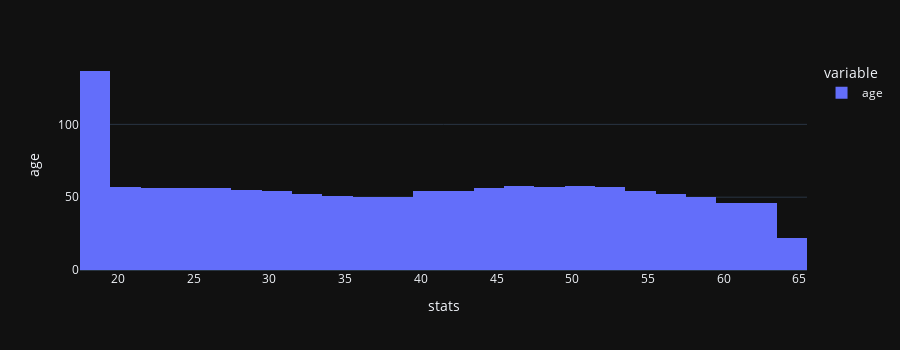
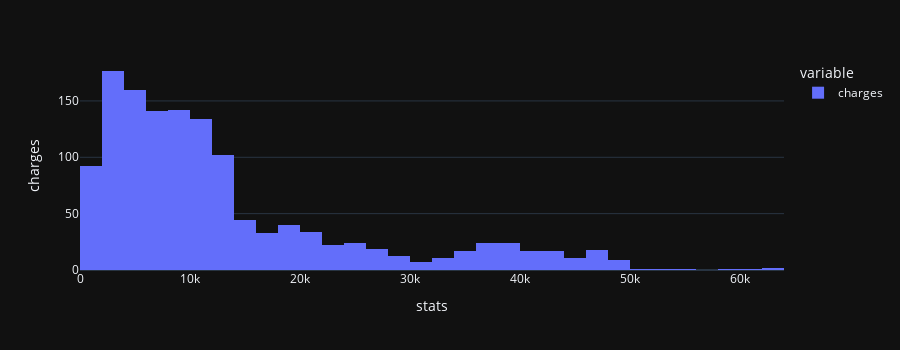
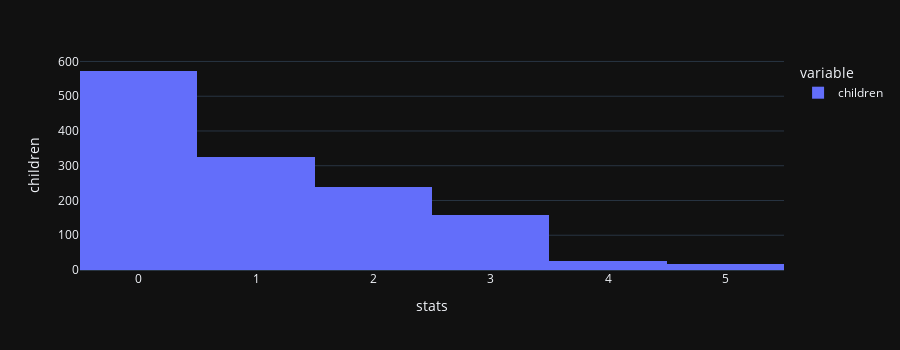
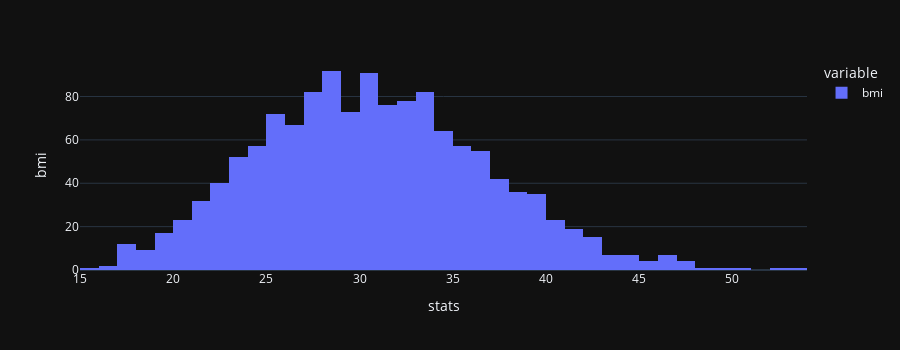

Write notebook code for charts like these, in order.
### Code cell
# titles = ["mean", "std", "mode", "min", "25%", "50%", "75%", "max"]

fig  = px.histogram(data.age, height=350)
fig.update_layout(xaxis_title="stats", yaxis_title="age")
fig.show()

fig  = px.histogram(data.charges, height=350)
fig.update_layout(xaxis_title="stats", yaxis_title="charges")
fig.show()

fig  = px.histogram(data.children, height=350)
fig.update_layout(xaxis_title="stats", yaxis_title="children")
fig.show()

fig  = px.histogram(data.bmi, height=350)
fig.update_layout(xaxis_title="stats", yaxis_title="bmi")
fig.show()

### Figure 1 — Plotly figure (JSON) as saved in the notebook; plotly's stock layout.template omitted (floating-point values rounded to 4 significant figures; data arrays with more than 128 entries replaced by an {"elided": "..."} marker saying what was removed)
{"data": [{"alignmentgroup": "True", "bingroup": "x", "hovertemplate": "variable=age<br>value=%{x}<br>count=%{y}<extra></extra>", "legendgroup": "age", "marker": {"color": "#636efa", "pattern": {"shape": ""}}, "name": "age", "offsetgroup": "age", "orientation": "v", "showlegend": true, "x": {"elided": "1338 int values"}, "xaxis": "x", "yaxis": "y", "type": "histogram"}], "layout": {"xaxis": {"anchor": "y", "domain": [0.0, 1.0], "title": {"text": "stats"}}, "yaxis": {"anchor": "x", "domain": [0.0, 1.0], "title": {"text": "age"}}, "legend": {"title": {"text": "variable"}, "tracegroupgap": 0}, "margin": {"t": 60}, "barmode": "relative", "height": 350}}

### Figure 2 — Plotly figure (JSON) as saved in the notebook; plotly's stock layout.template omitted (floating-point values rounded to 4 significant figures; data arrays with more than 128 entries replaced by an {"elided": "..."} marker saying what was removed)
{"data": [{"alignmentgroup": "True", "bingroup": "x", "hovertemplate": "variable=charges<br>value=%{x}<br>count=%{y}<extra></extra>", "legendgroup": "charges", "marker": {"color": "#636efa", "pattern": {"shape": ""}}, "name": "charges", "offsetgroup": "charges", "orientation": "v", "showlegend": true, "x": {"elided": "1338 float values"}, "xaxis": "x", "yaxis": "y", "type": "histogram"}], "layout": {"xaxis": {"anchor": "y", "domain": [0.0, 1.0], "title": {"text": "stats"}}, "yaxis": {"anchor": "x", "domain": [0.0, 1.0], "title": {"text": "charges"}}, "legend": {"title": {"text": "variable"}, "tracegroupgap": 0}, "margin": {"t": 60}, "barmode": "relative", "height": 350}}

### Figure 3 — Plotly figure (JSON) as saved in the notebook; plotly's stock layout.template omitted (floating-point values rounded to 4 significant figures; data arrays with more than 128 entries replaced by an {"elided": "..."} marker saying what was removed)
{"data": [{"alignmentgroup": "True", "bingroup": "x", "hovertemplate": "variable=children<br>value=%{x}<br>count=%{y}<extra></extra>", "legendgroup": "children", "marker": {"color": "#636efa", "pattern": {"shape": ""}}, "name": "children", "offsetgroup": "children", "orientation": "v", "showlegend": true, "x": {"elided": "1338 int values"}, "xaxis": "x", "yaxis": "y", "type": "histogram"}], "layout": {"xaxis": {"anchor": "y", "domain": [0.0, 1.0], "title": {"text": "stats"}}, "yaxis": {"anchor": "x", "domain": [0.0, 1.0], "title": {"text": "children"}}, "legend": {"title": {"text": "variable"}, "tracegroupgap": 0}, "margin": {"t": 60}, "barmode": "relative", "height": 350}}

### Figure 4 — Plotly figure (JSON) as saved in the notebook; plotly's stock layout.template omitted (floating-point values rounded to 4 significant figures; data arrays with more than 128 entries replaced by an {"elided": "..."} marker saying what was removed)
{"data": [{"alignmentgroup": "True", "bingroup": "x", "hovertemplate": "variable=bmi<br>value=%{x}<br>count=%{y}<extra></extra>", "legendgroup": "bmi", "marker": {"color": "#636efa", "pattern": {"shape": ""}}, "name": "bmi", "offsetgroup": "bmi", "orientation": "v", "showlegend": true, "x": {"elided": "1338 float values"}, "xaxis": "x", "yaxis": "y", "type": "histogram"}], "layout": {"xaxis": {"anchor": "y", "domain": [0.0, 1.0], "title": {"text": "stats"}}, "yaxis": {"anchor": "x", "domain": [0.0, 1.0], "title": {"text": "bmi"}}, "legend": {"title": {"text": "variable"}, "tracegroupgap": 0}, "margin": {"t": 60}, "barmode": "relative", "height": 350}}
